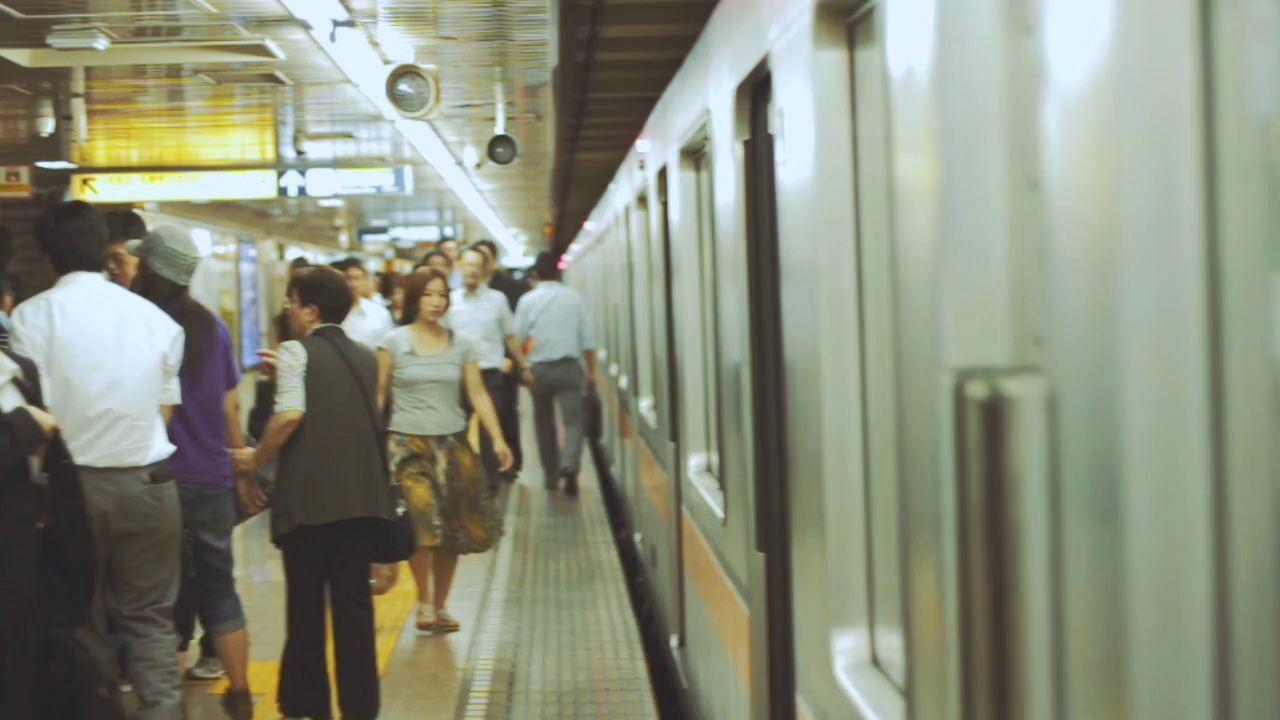
#> input picture Station_Dataset/frame_0.jpg, 1280 x 720 px, given in place of the camera
$ python 'video and real time processing.py'
#> lines starting #> are read from the running program, lines starting #| are printed output that depends on the picture; after the words box and inside, x2 and y2 are one past the last pixel; in counts of white or black regions, pixels touching at a corner belong together
import cv2
import numpy as np

cap = cv2.VideoCapture(0)

while True:
    success, frame = cap.read()
#> frame is the input picture: shape (720, 1280, 3); mean B, G, R 123.7, 142.1, 137.4
    if not success: break

    # 1. Processing with extra smoothing
    gray = cv2.cvtColor(frame, cv2.COLOR_BGR2GRAY)
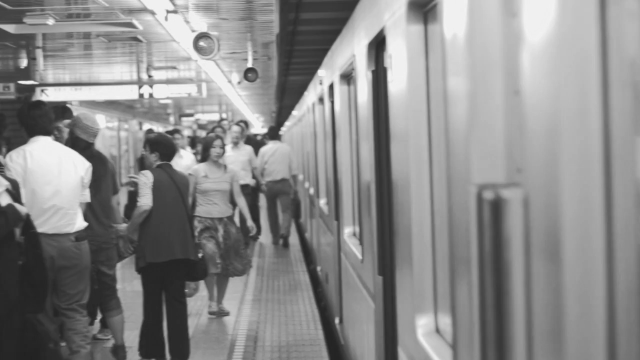
#> gray: shape (720, 1280) (shown at 1/2 size); min 33, max 247, mean 138.6
    blurred = cv2.GaussianBlur(gray, (9, 9), 0) # Increased blur for stability
    edges = cv2.Canny(blurred, 30, 100) # Lower thresholds to catch more of you
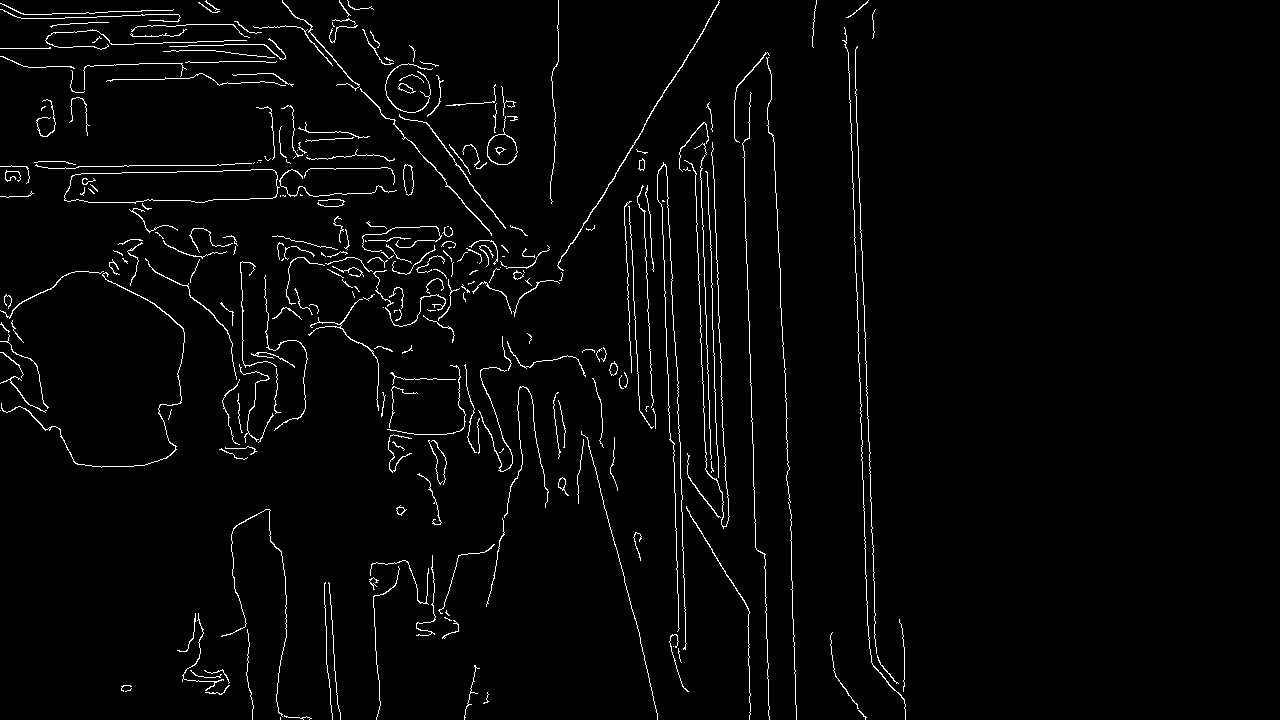
#> edges: shape (720, 1280); 2.5% white in thin lines or dots, all inside (x1, y1, x2, y2) = (0, 0, 906, 720)

    # 2. THE STABILIZER: Dilation & Erosion (Morphology)
    # This "heals" broken edge lines so the contour stays solid
    kernel = np.ones((5,5), np.uint8)
    edges = cv2.dilate(edges, kernel, iterations=1)
#> edges: shape (720, 1280); 13.6% white; 39 white regions, largest, box (x1, y1, x2, y2) and area: (0, 0, 722, 462) 54341, (677, 100, 732, 531) 8919, (840, 25, 908, 720) 7800
    edges = cv2.erode(edges, kernel, iterations=1)
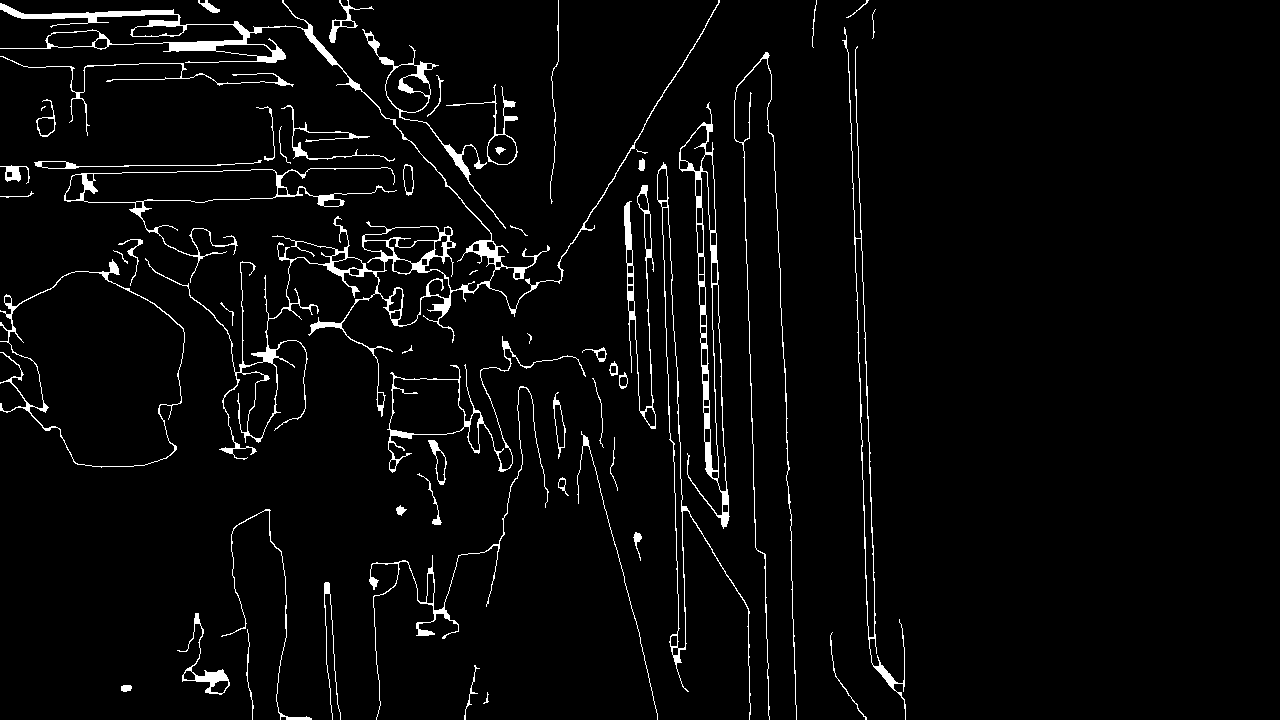
#> edges: shape (720, 1280); 3.6% white; 59 white regions (4 under 20 px)

    # 3. Contour Detection
    contours, _ = cv2.findContours(edges, cv2.RETR_EXTERNAL, cv2.CHAIN_APPROX_SIMPLE)
#> contours = 58 contours, 17 with area under 20; largest, box (x1, y1, x2, y2) and area: (0, 259, 185, 468) 25071, (0, 0, 720, 460) 14522, (679, 102, 730, 529) 7272, (64, 167, 397, 283) 6683, (387, 336, 586, 473) 4611

    for cnt in contours:
        area = cv2.contourArea(cnt)
        # Using a slightly lower threshold for smaller objects like glasses
        if area > 600:
            x, y, w, h = cv2.boundingRect(cnt)
            cv2.rectangle(frame, (x, y), (x + w, y + h), (0, 255, 0), 2)
            cv2.putText(frame, "STABLE OBJ", (x, y-10), cv2.FONT_HERSHEY_SIMPLEX, 0.5, (0, 255, 0), 2)
#> this loop made 58 passes
#> (area, x, y, w, h) on passes 6, 23, 27, 32, 33, 36, 44, 46: (674, 177, 613, 53, 82), (4611, 387, 336, 199, 137), (25071, 0, 259, 185, 209), (1366, 624, 185, 32, 244), (6683, 64, 167, 333, 116), (3958, 657, 162, 94, 558), (7272.5, 679, 102, 51, 427), (880, 446, 84, 72, 81)
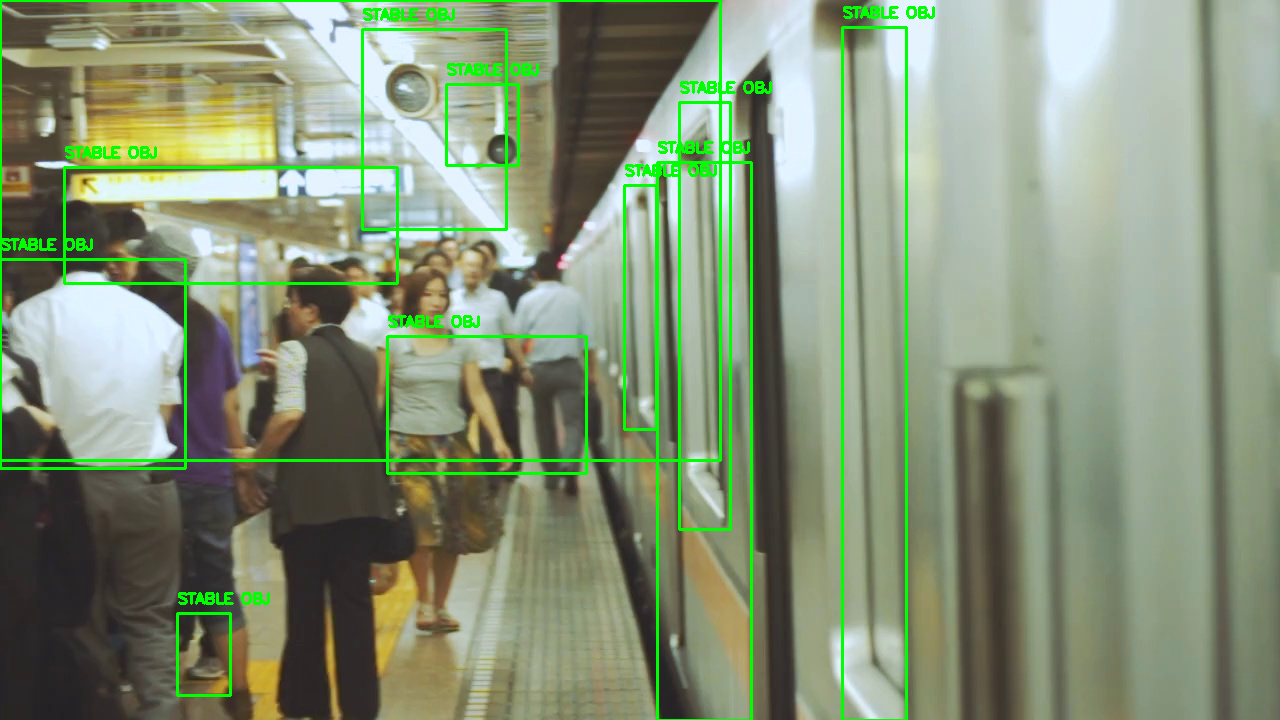
#> frame: shape (720, 1280, 3); 3.8% of pixels changed, all inside (x1, y1, x2, y2) = (0, 0, 935, 720)

    # Display Stack
    edges_bgr = cv2.cvtColor(edges, cv2.COLOR_GRAY2BGR)
#> edges_bgr: shape (720, 1280, 3); 3.6% white; 59 white regions (4 under 20 px), largest, box (x1, y1, x2, y2) and area: (0, 0, 720, 460) 10078, (679, 102, 730, 529) 2711, (842, 27, 906, 720) 1782
    stacked = np.hstack((frame, edges_bgr))
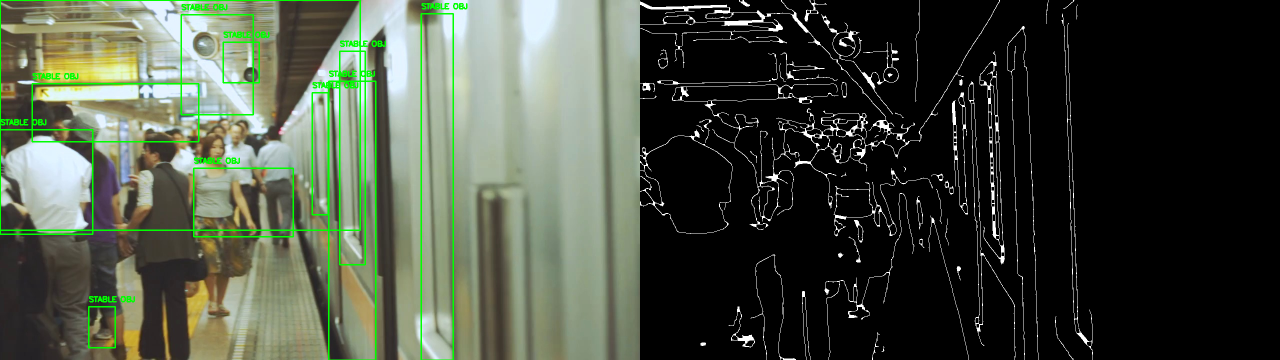
#> stacked: shape (720, 2560, 3) (shown at 1/2 size); mean B, G, R 64, 77.8, 70.7
    cv2.imshow('Stable Real-time Tracking', stacked)

    if cv2.waitKey(1) & 0xFF == ord('q'): break
#> (key q is pressed here)

cap.release()
cv2.destroyAllWindows()

$ run again, on Station_Dataset/frame_1.jpg
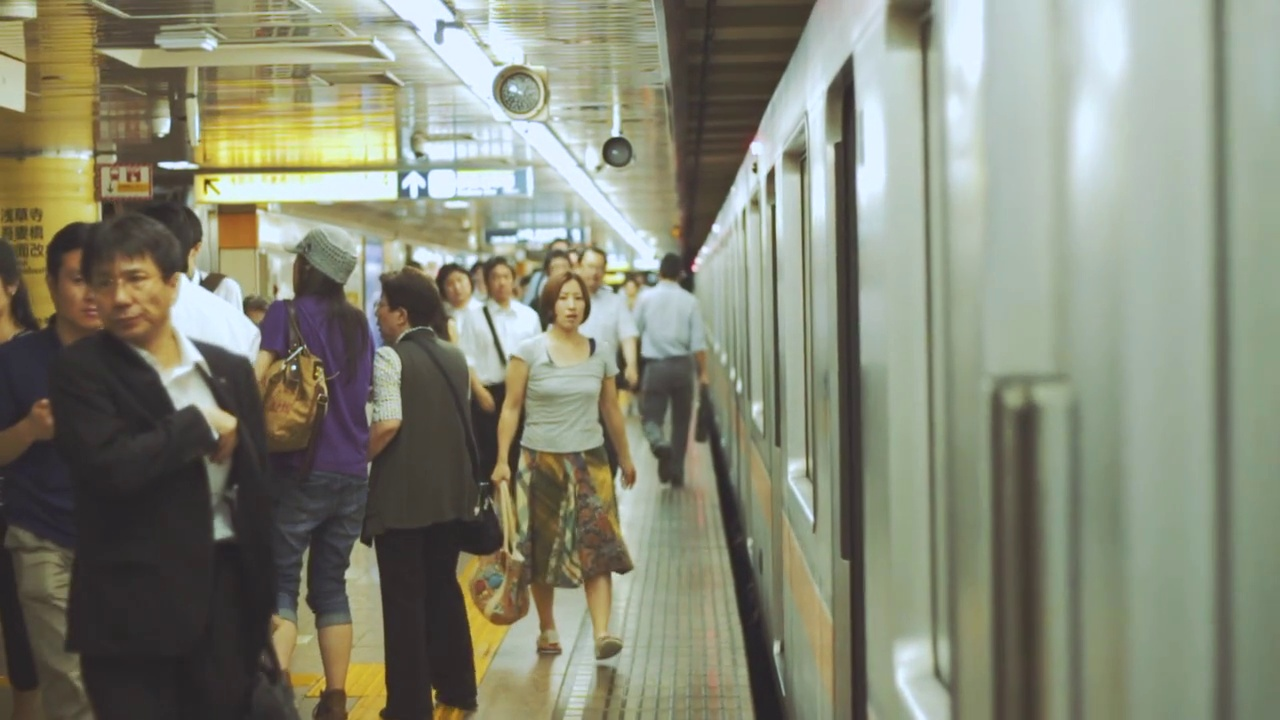
#> input picture Station_Dataset/frame_1.jpg, 1280 x 720 px, given in place of the camera
#> frame is the input picture: shape (720, 1280, 3); mean B, G, R 116.8, 134.8, 132.2
#> `edges = cv2.erode(edges, kernel, iterations=1)`:
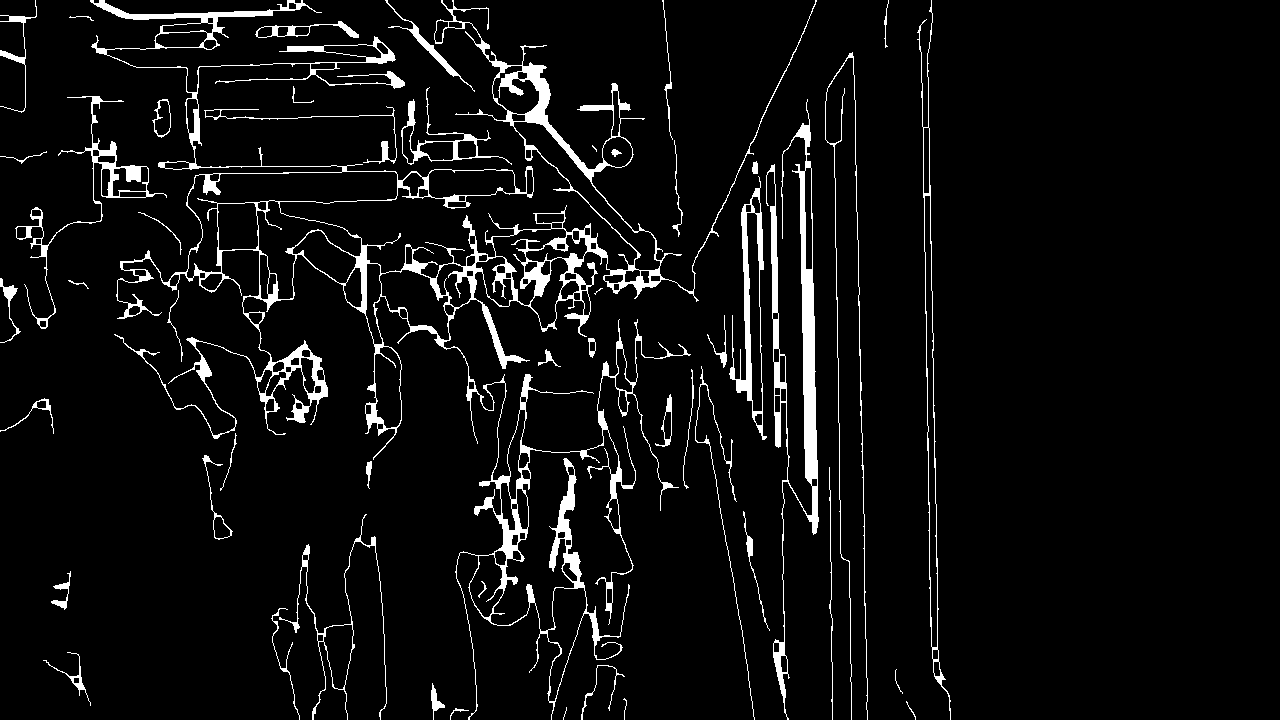
#> edges: shape (720, 1280); 5.6% white; 50 white regions (3 under 20 px)
#> contours = 48 contours, 15 with area under 20; largest, box (x1, y1, x2, y2) and area: (90, 0, 817, 720) 67959, (766, 99, 819, 720) 6182, (729, 176, 767, 440) 3806, (917, 0, 951, 720) 3711, (15, 96, 167, 329) 2569
#> the loop `for cnt in contours:` made 48 passes
#> (area, x, y, w, h) on passes 11, 29, 35, 37, 38, 41, 43, 47: (1723, 279, 514, 108, 206), (3806.5, 729, 176, 38, 264), (6182, 766, 99, 53, 621), (2569, 15, 96, 152, 233), (1670, 401, 87, 111, 78), (626.5, 255, 21, 104, 17), (3711, 917, 0, 34, 720), (67959, 90, 0, 727, 720)
#> edges_bgr: shape (720, 1280, 3); 5.6% white; 50 white regions (3 under 20 px), largest, box (x1, y1, x2, y2) and area: (90, 0, 817, 720) 29423, (766, 99, 819, 720) 6286, (729, 176, 767, 440) 2095
#> `stacked = np.hstack((frame, edges_bgr))`:
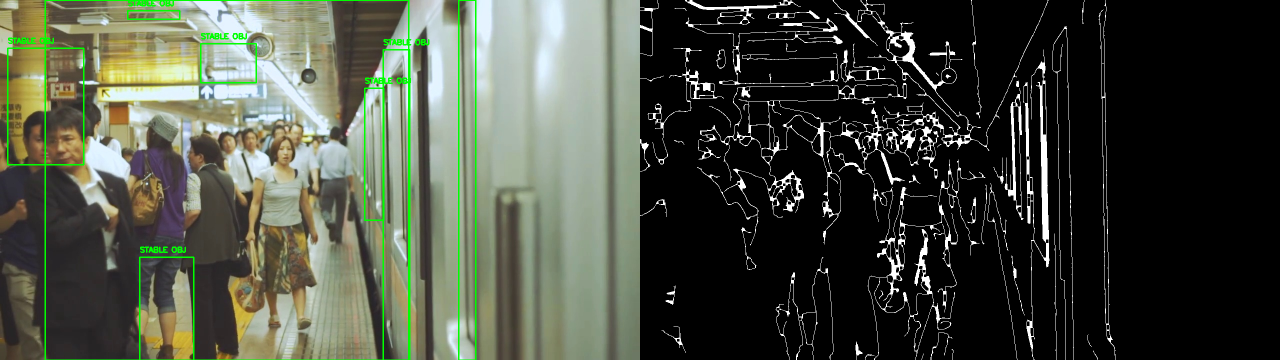
#> stacked: shape (720, 2560, 3) (shown at 1/2 size); mean B, G, R 63.9, 76.1, 71.4

$ run again, on Station_Dataset/frame_2.jpg
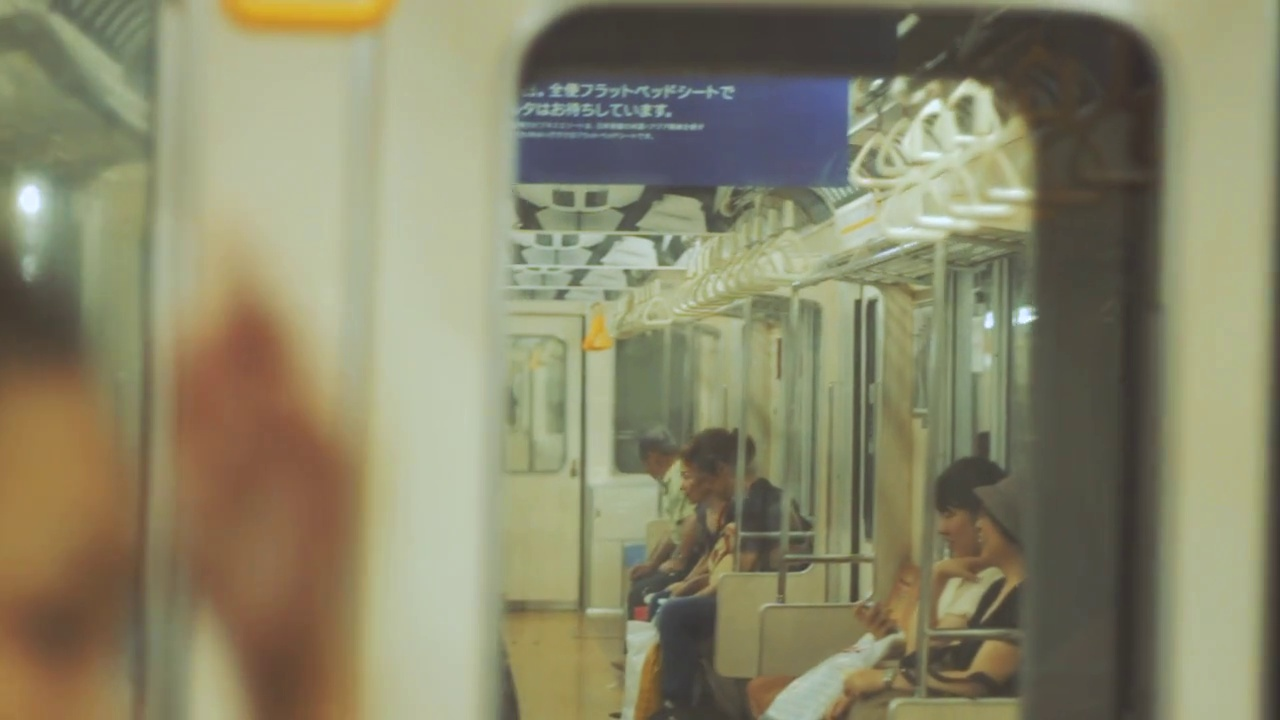
#> input picture Station_Dataset/frame_2.jpg, 1280 x 720 px, given in place of the camera
#> frame is the input picture: shape (720, 1280, 3); mean B, G, R 104.9, 133.1, 135.9
#> `edges = cv2.erode(edges, kernel, iterations=1)`:
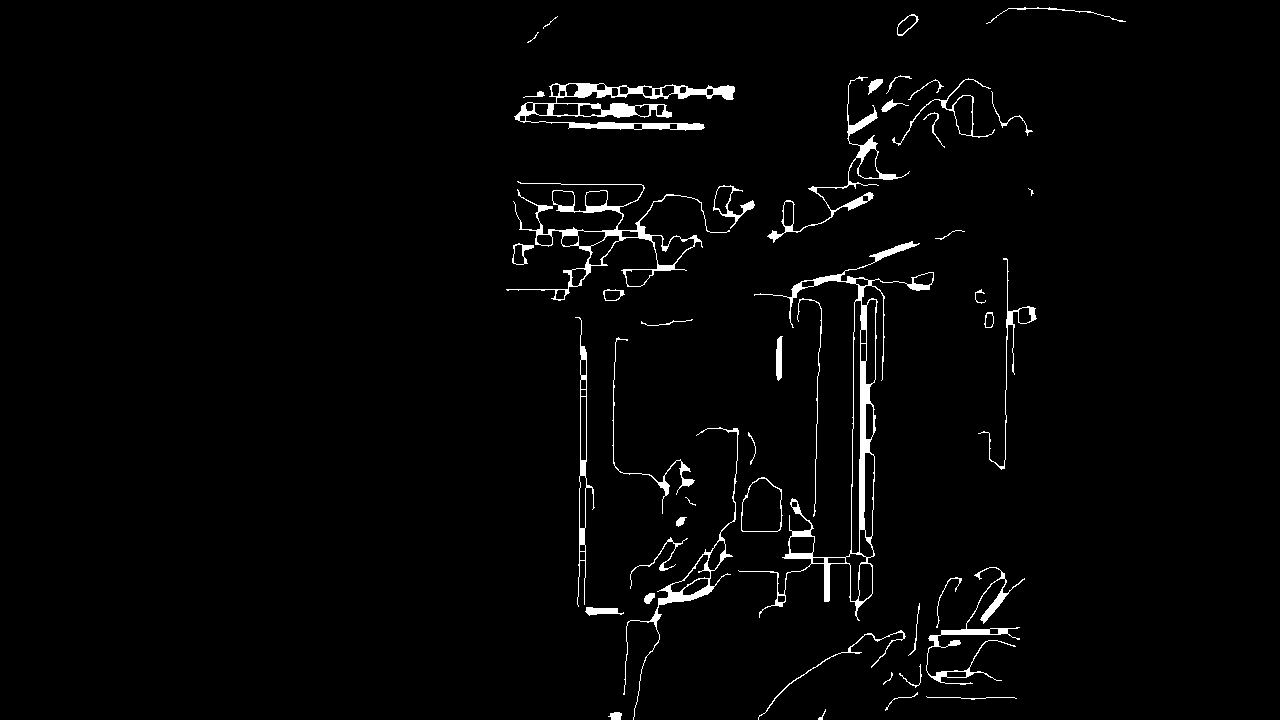
#> edges: shape (720, 1280); 2.3% white; 47 white regions (3 under 20 px)
#> contours = 47 contours, 15 with area under 20; largest, box (x1, y1, x2, y2) and area: (738, 241, 934, 621) 8756, (506, 181, 730, 301) 4562, (514, 83, 735, 131) 4179, (741, 477, 783, 532) 1824, (623, 427, 739, 720) 1794
#> the loop `for cnt in contours:` made 47 passes
#> (area, x, y, w, h) on passes 12, 16, 18, 22, 29, 33, 38, 41: (1020, 926, 567, 99, 118), (1824.5, 741, 477, 42, 55), (1794, 623, 427, 116, 293), (1260, 575, 317, 20, 290), (8756.5, 738, 241, 196, 380), (4562, 506, 181, 224, 120), (4179, 514, 83, 221, 48), (750.5, 892, 78, 103, 68)
#> edges_bgr: shape (720, 1280, 3); 2.3% white; 47 white regions (3 under 20 px), largest, box (x1, y1, x2, y2) and area: (738, 241, 934, 621) 4586, (514, 83, 735, 131) 3219, (506, 181, 730, 301) 2560
#> `stacked = np.hstack((frame, edges_bgr))`:
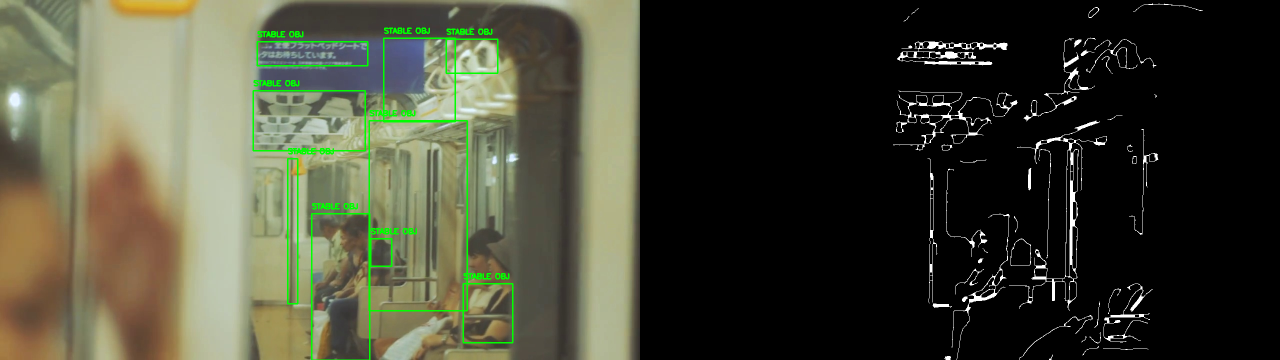
#> stacked: shape (720, 2560, 3) (shown at 1/2 size); mean B, G, R 54.1, 70.9, 69.4
